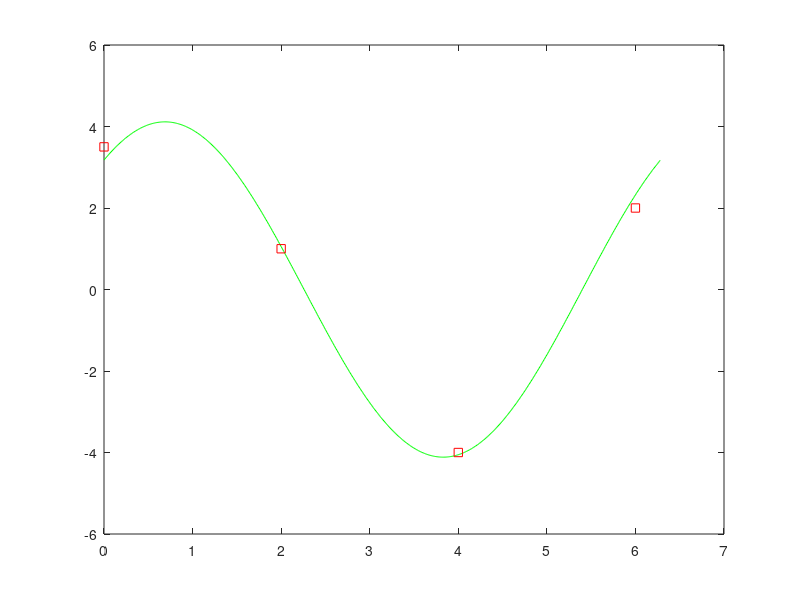

The MATLAB script that drew this image:
clear,clc
%EJERCICIO 1
xi=[1, 2, 3, 4]';  
yi= [0.2, 8, 6, 20]'; 
%a)
H1=[xi.^0 xi.^1 xi.^2 xi.^3];
b1=yi;
c1=H1\b1;

%b)
%Resolviendo q`(0) = b = 0,al ser 0 el coeficiente no hace nada restar a la
%b
H2=[xi.^0 xi.^2 xi.^3 xi.^4];
b2=yi;
c2=H2\b2;

%c)
H3=[sin(xi) cos(xi) exp(xi) xi.^3]
b3=yi
c3=H3\b3

%d)

xx=1:0.01:4
u1=c1(1)+c1(2)*xx+c1(3).*xx.^2+c1(4).*xx.^3
u2=c2(1)+c2(2).*xx.^2+c2(3).*xx.^3+c2(4).*xx.^4
u3=c3(1).*sin(xx)+c3(2).*cos(xx)+c3(3).*exp(xx)+c3(4).*xx.^3
plot(xx,u1,'r',xx,u2,'g',xx,u3,'b',xi,yi,'k*')

%e)

errorqx= abs(u1-u2)
errorrx= abs(u1-u3)
plot(xx, errorqx, 'b',xx,errorrx,'g');
title('Error de interpolación');

%f)
[maxerr,pos]=max(errorqx); 
a = xx(pos)
[maxerr,pos]=max(errorrx); 
b = xx(pos)


%EJERCICIO2
clear,clc
xk=[0, 2, 4, 6]';
yk=[3.5,1, -4, 2]';
H1=[sin(xk) cos(xk)]

% u = a*sin(x)+bcos(x)
%a)
c1 = H1\yk;
xx=0:0.01:2*pi;
u=c1(1).*sin(xx)+c1(2).*cos(xx)
plot(xx,u,'g',xk,yk,'rs')

R1 = abs(H1*c1-yk);
e1=norm(R1)


%b)
%b=3.0
H2=[sin(xk)]
b2=yk-3
c2 = H2\b2;

R2 = abs(H2*c2-yk);
e2=norm(R2)












